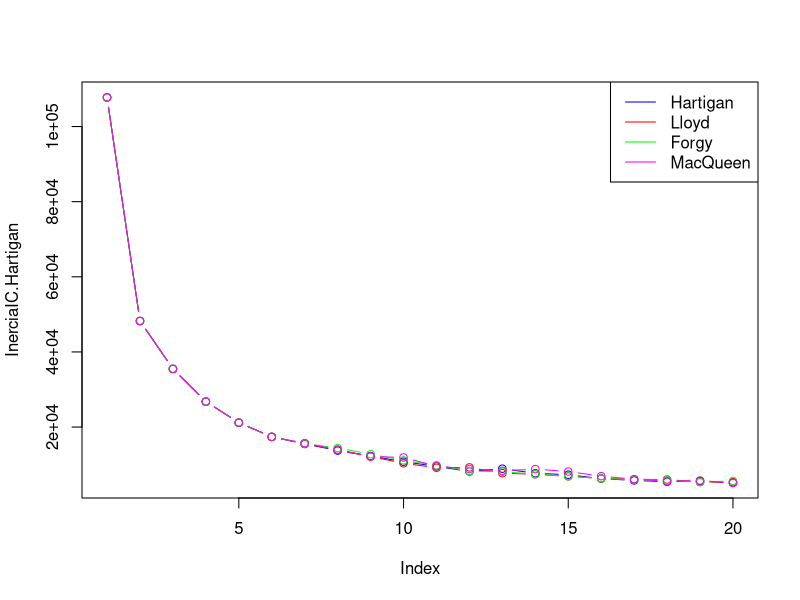

The R source for this figure:
#Eje 1

# Punto A
# Variando k desde 1 hasta 20, para estos datos determine usando el Codo de Jambu el
# mejor valor para k en el m´etodo k−medias. Utilice nstart=5 y iter.max = 2000, ¿que
# significan estos parametros? ¿Por qu´e es importante usar estos valores?

datos <- read.csv("DJTable.csv",header=TRUE, sep=";", dec=".", row.names=1)

#Declaracion
InerciaIC.Hartigan<-rep(0,20)
InerciaIC.Lloyd<-rep(0,20)
InerciaIC.Forgy<-rep(0,20)
InerciaIC.MacQueen<-rep(0,20)

#Variacion K
for(k in 1:20) {
  grupos<-kmeans(datos,k,iter.max=2000,nstart=5,algorithm = "Hartigan-Wong")
  InerciaIC.Hartigan[k]<-grupos$tot.withinss
  grupos<-kmeans(datos,k,iter.max=2000,nstart=5,algorithm = "Lloyd")
  InerciaIC.Lloyd[k]<-grupos$tot.withinss
  grupos<-kmeans(datos,k,iter.max=2000,nstart=5,algorithm = "Forgy")
  InerciaIC.Forgy[k]<-grupos$tot.withinss
  grupos<-kmeans(datos,k,iter.max=2000,nstart=5,algorithm = "MacQueen")
  InerciaIC.MacQueen[k]<-grupos$tot.withinss
}


plot(InerciaIC.Hartigan,col="blue",type="b")
points(InerciaIC.Lloyd,col="red",type="b")
points(InerciaIC.Forgy,col="green",type="b")
points(InerciaIC.MacQueen,col="magenta",type="b")
legend("topright",legend = c("Hartigan","Lloyd","Forgy","MacQueen"), 
       col = c("blue", "red","green","magenta"), lty = 1, lwd = 1)

# R/
# Según el gráfico los algortimos se estabilizan en K=4
# con estos parametros se obtendran 5 puntos de inicio y 2000 repeticiones de asginacion de cluster
# Es importante asignar un nstart bajo ya que de lo contrario se obtienen clusters vacios 


# Punto B

# Usando k = 3, nstart=5 y iter.max = 2000 en el metodo k−medias determine cual
# de los algoritmos “Hartigan-Wong”, “Lloyd”, “Forgy” y “MacQueen”funciona mejor para
# estos datos en el sentido de que minimizan la inercia intra–clases.


#Declaracion
Hartigan<-0
Lloyd<-0
Forgy<-0
MacQueen<-0
# Re calculo de inercias
for(i in 1:50) {
  grupos<-kmeans(datos,3,iter.max=2000,nstart=5,algorithm = "Hartigan-Wong")
  Hartigan<-Hartigan+grupos$tot.withinss
  grupos<-kmeans(datos,3,iter.max=2000,nstart=5,algorithm = "Lloyd")
  Lloyd<-Lloyd+grupos$tot.withinss
  grupos<-kmeans(datos,3,iter.max=2000,nstart=5,algorithm = "Forgy")
  Forgy<-Forgy+grupos$tot.withinss
  grupos<-kmeans(datos,3,iter.max=2000,nstart=5,algorithm = "MacQueen")
  MacQueen<-MacQueen+grupos$tot.withinss
}  
Hartigan/50
Lloyd/50
Forgy/50
MacQueen/50


# MacQueen presentan la menor inercia intra clases.





# Punto C

# Repita el ejercicio anterior usando k = 3, nstart=1 y iter.max = 20. ¿Que se observa?
# ¿A que se debe la diferencia? ¿Cual resultado es mas creıble el del punto b) o el del punto c)?

#Declaracion
Hartigan<-0
Lloyd<-0
Forgy<-0
MacQueen<-0
# Re calculo de inercias
for(i in 1:50) {
  grupos<-kmeans(datos,3,iter.max=20,nstart=1,algorithm = "Hartigan-Wong")
  Hartigan<-Hartigan+grupos$tot.withinss
  grupos<-kmeans(datos,3,iter.max=20,nstart=1,algorithm = "Lloyd")
  Lloyd<-Lloyd+grupos$tot.withinss
  grupos<-kmeans(datos,3,iter.max=20,nstart=1,algorithm = "Forgy")
  Forgy<-Forgy+grupos$tot.withinss
  grupos<-kmeans(datos,3,iter.max=20,nstart=1,algorithm = "MacQueen")
  MacQueen<-MacQueen+grupos$tot.withinss
}  
Hartigan/50
Lloyd/50
Forgy/50
MacQueen/50


# Se da una disminucion de la inercia intra clase al existir mas componentes dentro de cada cluster
# Tomando en cuenta que apartir de K=4 se estabiliza el tot.withinss sería mas confiable el punto B